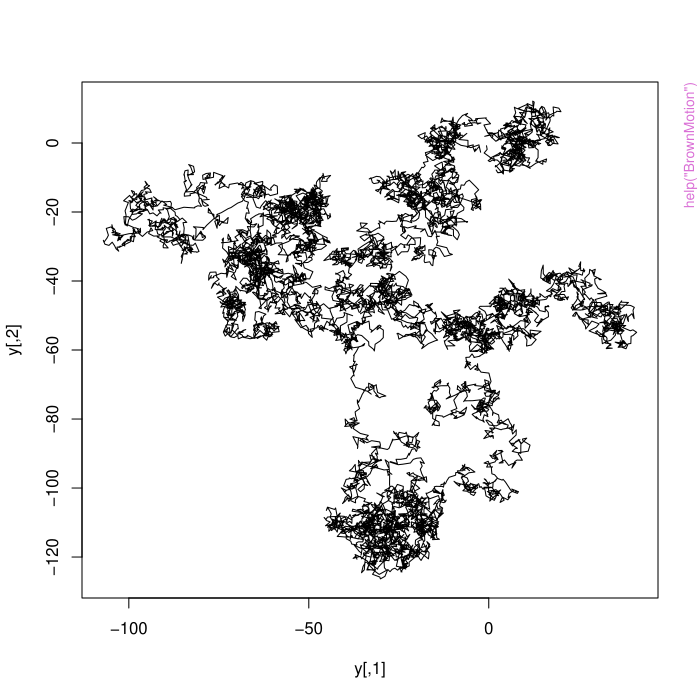

Write the R code that produced this figure.
pkgname <- "BrownMotion"
source(file.path(R.home("share"), "R", "examples-header.R"))
options(warn = 1)
library('BrownMotion')

base::assign(".oldSearch", base::search(), pos = 'CheckExEnv')
cleanEx()
nameEx("BrownMotion")
### * BrownMotion

flush(stderr()); flush(stdout())

### Name: BrownMotion
### Title: BrownMotion test for R package building process
### Aliases: BrownMotion

### ** Examples

y <- BrownMotion(10000)
plot(y,type='l')



### * <FOOTER>
###
options(digits = 7L)
base::cat("Time elapsed: ", proc.time() - base::get("ptime", pos = 'CheckExEnv'),"\n")
grDevices::dev.off()
###
### Local variables: ***
### mode: outline-minor ***
### outline-regexp: "\\(> \\)?### [*]+" ***
### End: ***
quit('no')
